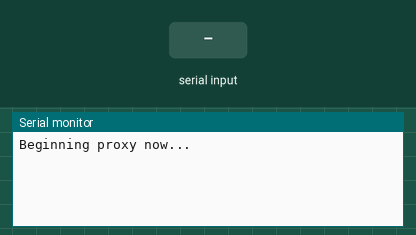
A sketch run on a simulated Arduino Uno, built with avr-gcc and run on an emulated ATmega328P. Shown: the last lines printed to the serial monitor. The inputs (shaded band) are chosen by the test bench.

Above: at 1.2 s.
1.3 s: "1" received over the second serial link
At 2.5 s:
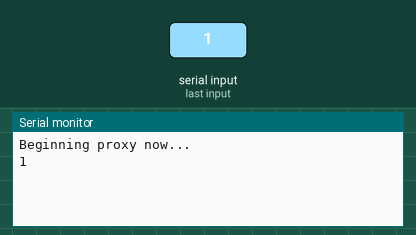
2.8 s: "0" received over the second serial link
At 3.6 s:
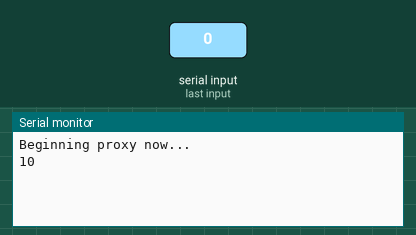

The sketch:

SerialProxy.ino
```cpp
// Exchange data between a software serial port and the USB UART
// Used to provide USB console access for debugging/whatever over any 2 available pins of a remove microcontroller

#include <SoftwareSerial.h>

SoftwareSerial proxySerial(2, 3);  // Rx, Tx

void setup() {
  Serial.begin(9600);
  while (!Serial) {
    ; // wait for serial port to connect. Needed for native USB port only
  }
  proxySerial.begin(9600);
  Serial.println(F("Beginning proxy now..."));
}

void loop() {
  while (proxySerial.available() > 0) {
    Serial.write(proxySerial.read());
  }
  while (Serial.available() > 0) {
    proxySerial.write(Serial.read());
    //Serial.println(F("Sent!"));
  }
}
```

Measured:
- after the input at 1.3 s, the serial monitor: prints a new line at once (image 1)
- after the input at 2.8 s, the serial monitor: prints a new line at once (image 2)
